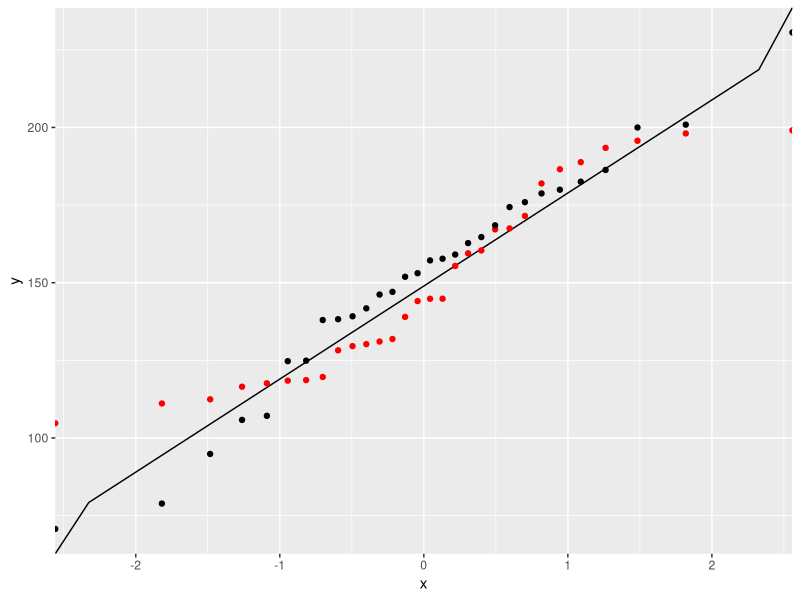

R code for this plot:
# I am going to create a qq plot

# this is different from the commit in the testing branch and that this 
# is made in the master branch

# First lets get the variable in one uniform and one normal
 var1 <- runif(30,100,200)
 var2 <- rnorm(30,mean = mean(var1),sd = sd(var1))
# Now I will create nearly 100 quantiles and there z value for norm
 z_values <- qnorm(seq(0,1,1/100))
# for these values i need to find the real values
 real_values <- mean(var1) + z_values*sd(var1)
 library(ggplot2)
 var1_order <- var1[order(var1)]
var2_order <- var2[order(var2)] 
quantiles_values <- seq(0,1,1/29)
z_quantile <- qnorm(quantiles_values)
df1 <- data.frame(x = z_values, y =  real_values)
df2 <- data.frame(Quantiles = quantiles_values, Variable1 = var1_order,
                  Variable2 = var2_order, z = z_quantile)
p <- ggplot(df1,aes(x,y)) + geom_line()
p1 <- p + geom_point(data=df2,aes(z,Variable1),color="red")
p1 + geom_point(data=df2,aes(z,Variable2))
